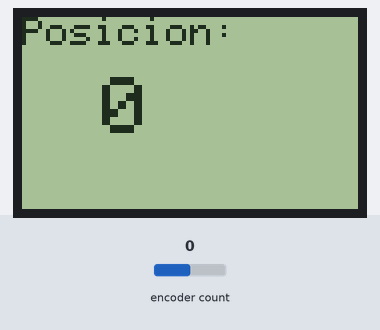
This sketch was run on a simulated ESP32. Shown: 84×48 one-colour display. Inputs (shaded band) come from the test bench; at power-on: encoder count 0. What the sketch prints to the serial monitor is not drawn.

Above: at 2.2 s.
2.3 s: encoder count set to 1
At 3.5 s:
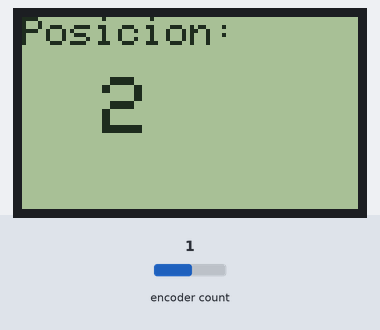
3.8 s: encoder count set to 2
At 5.0 s:
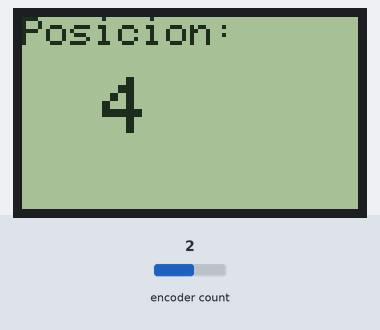
5.3 s: encoder count set to 3
At 6.8 s:
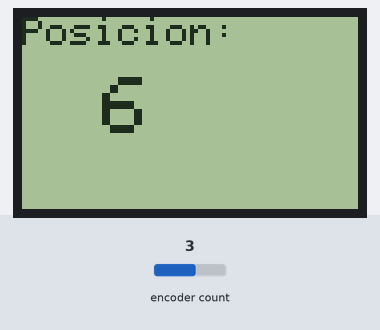
Timing chart, 0 to 8.3 s (numbered marks = the images above; inputs shaded):
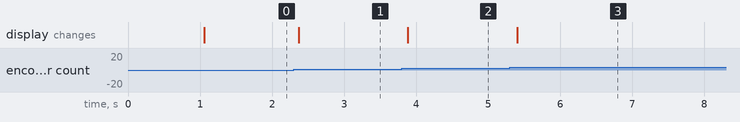

Measured:
- after the input at 2.3 s, the display: changes after 0.07 s (image 1)
- after the input at 3.8 s, the display: changes after 0.08 s (image 2)
- after the input at 5.3 s, the display: changes after 0.10 s (image 3)

The sketch:

sketch_sep15a.ino
```cpp
#include <Arduino.h>
#include <SPI.h>
#include <Adafruit_GFX.h>
#include <Adafruit_PCD8544.h>
#include <ESP32Encoder.h>

#define ENCODER_CLK_PIN 25
#define ENCODER_DT_PIN  26
#define ENCODER_SW_PIN  27

#define LCD_RST_PIN   16
#define LCD_CE_PIN    17
#define LCD_DC_PIN    5
#define LCD_DIN_PIN   23
#define LCD_CLK_PIN   18
#define LCD_BL_PIN    22

ESP32Encoder encoder;
Adafruit_PCD8544 display = Adafruit_PCD8544(LCD_CLK_PIN, LCD_DIN_PIN, LCD_DC_PIN, LCD_CE_PIN, LCD_RST_PIN);

long encoderValue = 0;
long lastEncoderValue = -1;
bool botonPresionadoAnteriormente = false;

void setup() {
  Serial.begin(115200);

  pinMode(ENCODER_SW_PIN, INPUT);
  pinMode(ENCODER_CLK_PIN, INPUT);
  pinMode(ENCODER_DT_PIN, INPUT);
  encoder.attachHalfQuad(ENCODER_DT_PIN, ENCODER_CLK_PIN);
  encoder.setCount(0);

  pinMode(LCD_BL_PIN, OUTPUT);
  analogWrite(LCD_BL_PIN, 10);

  display.begin();
  display.setContrast(55);

  display.clearDisplay();
  display.setTextSize(1);
  display.setTextColor(BLACK);
  display.setCursor(10, 10);
  display.println("Encoder OK");
  display.display();
  delay(1000);
  encoder.setFilter(1023);
  lastEncoderValue = -1;
}

void loop() {
  long newPosition = encoder.getCount();
  Serial.println(newPosition);


  if (newPosition != lastEncoderValue) {
    display.clearDisplay();
    display.setTextSize(1);
    display.setCursor(0, 0);
    display.print("Posicion:");

    display.setTextSize(2);
    display.setCursor(20, 15);
    display.print(newPosition);

    display.display();

    lastEncoderValue = newPosition;
  }
  delay(100);
}
```
